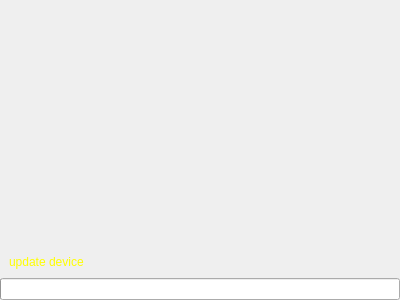
<?xml version="1.0" encoding="UTF-8"?>
<ui version="4.0">
 <class>CStartUpForm</class>
 <widget class="QWidget" name="CStartUpForm">
  <property name="geometry">
   <rect>
    <x>0</x>
    <y>0</y>
    <width>400</width>
    <height>300</height>
   </rect>
  </property>
  <property name="focusPolicy">
   <enum>Qt::NoFocus</enum>
  </property>
  <property name="windowTitle">
   <string>Form</string>
  </property>
  <layout class="QVBoxLayout" name="verticalLayout">
   <property name="spacing">
    <number>0</number>
   </property>
   <property name="leftMargin">
    <number>0</number>
   </property>
   <property name="topMargin">
    <number>0</number>
   </property>
   <property name="rightMargin">
    <number>0</number>
   </property>
   <property name="bottomMargin">
    <number>0</number>
   </property>
   <item>
    <widget class="QWidget" name="widget" native="true">
     <layout class="QVBoxLayout" name="verticalLayout_2">
      <item>
       <widget class="QLabel" name="label">
        <property name="sizePolicy">
         <sizepolicy hsizetype="Preferred" vsizetype="Preferred">
          <horstretch>0</horstretch>
          <verstretch>0</verstretch>
         </sizepolicy>
        </property>
        <property name="styleSheet">
         <string notr="true">color: rgb(255, 255, 0);</string>
        </property>
        <property name="text">
         <string>update device</string>
        </property>
        <property name="scaledContents">
         <bool>false</bool>
        </property>
        <property name="alignment">
         <set>Qt::AlignBottom|Qt::AlignLeading|Qt::AlignLeft</set>
        </property>
       </widget>
      </item>
     </layout>
    </widget>
   </item>
   <item>
    <widget class="QProgressBar" name="progressBar">
     <property name="sizePolicy">
      <sizepolicy hsizetype="Preferred" vsizetype="Fixed">
       <horstretch>0</horstretch>
       <verstretch>0</verstretch>
      </sizepolicy>
     </property>
     <property name="styleSheet">
      <string notr="true"/>
     </property>
     <property name="value">
      <number>0</number>
     </property>
     <property name="alignment">
      <set>Qt::AlignCenter</set>
     </property>
     <property name="textVisible">
      <bool>false</bool>
     </property>
     <property name="format">
      <string/>
     </property>
    </widget>
   </item>
  </layout>
 </widget>
 <resources/>
 <connections/>
</ui>
